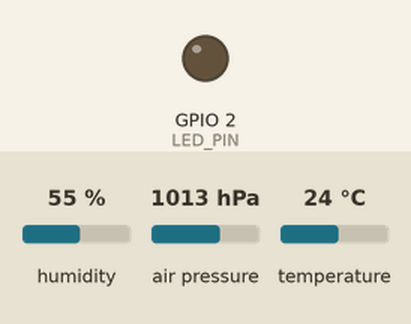
Recording of a sketch running on a simulated ESP32. Shown: output pins drawn as LEDs (lit = HIGH). Dashed ring = blinking. The test bench sets the inputs (shaded band); at power-on: humidity 55 %, air pressure 1013 hPa, temperature 24 °C. Uploads are accepted with an empty reply; the local clock reads 2024-03-15 10:24:30 at power-on unless the sketch sets it; pins used as bus, display or sensor lines are not drawn; what the sketch prints to the serial monitor is not drawn. At 3.4 s the program puts the board to deep sleep or switches it off; the recording ends there.

Above: at 0.5 s.
At 2.57 s:
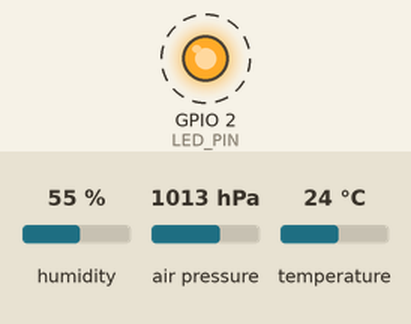
Timing chart, 0 to 3.0 s (numbered marks = the images above):
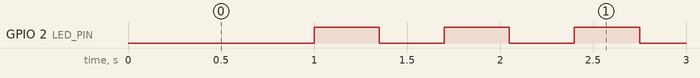

Measured:
- by itself, GPIO 2 (LED_PIN): alternates HIGH for 0.35 s and LOW for 0.35 s

The sketch:

gprs_bme_clk.ino
```cpp
// --- НАСТРОЙКИ ПОЛЬЗОВАТЕЛЯ ---
// УДАЛЕНО: #define SMS_TARGET "+79055191010"

// --- НОВЫЕ НАСТРОЙКИ СЕРВЕРА И GPRS ---
const char apn[]      = "internet"; // APN вашего мобильного оператора (например, "internet.mts.ru", "internet.beeline.ru", "internet.tele2.ru")
const char gprsUser[] = "";         // Логин для APN (обычно не нужен)
const char gprsPass[] = "";         // Пароль для APN (обычно не нужен)

const char server[] = "94.228.123.208"; // <<< ЗАМЕНИТЕ НА IP-АДРЕС ВАШЕГО КОМПЬЮТЕРА
const int  port     = 8001;            // Порт, который слушает Python-скрипт

#define SLEEP_DURATION_SECONDS 30 // Время сна в секундах

// --- ПИНЫ ---
#define LED_PIN LED_BUILTIN
#define MODEM_RST_PIN 5
#define MODEM_RX_PIN 15
#define MODEM_TX_PIN 16

// --- БИБЛИОТЕКИ ---
#define TINY_GSM_MODEM_SIM800
#include <TinyGsmClient.h>
#include <Wire.h>
#include "RTClib.h"
#include <Adafruit_Sensor.h>
#include <Adafruit_BME280.h>

// --- ОБЪЕКТЫ И ПЕРЕМЕННЫЕ ---
RTC_DS3231 rtc;
Adafruit_BME280 bme;

HardwareSerial SerialGSM(1);
TinyGsm modem(SerialGSM);
TinyGsmClient client(modem); // <<< Клиент для отправки данных через интернет

// Функция для мигания светодиодом
void indicateWakeUp() {
  pinMode(LED_PIN, OUTPUT);
  digitalWrite(LED_PIN, HIGH);
  delay(350);
  digitalWrite(LED_PIN, LOW);
  delay(350);
  digitalWrite(LED_PIN, HIGH);
  delay(350);
  digitalWrite(LED_PIN, LOW);
  delay(350);
  digitalWrite(LED_PIN, HIGH);
  delay(350);
  digitalWrite(LED_PIN, LOW);
  delay(350);
}

void setup() {
  Serial.begin(115200);
  delay(1000);

  indicateWakeUp();
  Serial.println("\nПроснулся!");

  // --- 1. Инициализация датчиков ---
  Wire.begin();
  if (!rtc.begin()) {
    Serial.println("Ошибка: не найден RTC DS3231!");
    goToSleep();
  }
  if (!bme.begin(0x76)) {
    Serial.println("Ошибка: не найден датчик BME280!");
    goToSleep();
  }

  // rtc.adjust(DateTime(F(__DATE__), F(__TIME__)));

  // --- 2. Считываем данные ---
  DateTime now = rtc.now();
  char timestamp[20];
  sprintf(timestamp, "%02d.%02d.%04d %02d:%02d", now.day(), now.month(), now.year(), now.hour(), now.minute());

  float temperature = bme.readTemperature();
  float humidity = bme.readHumidity();
  float pressure = bme.readPressure() / 100.0F;

  // Формируем тело сообщения для отправки на сервер
  String postData = "";
  postData += String(timestamp) + ",";
  postData += String(temperature, 1) + ",";
  postData += String(humidity, 1) + ",";
  postData += String(pressure, 1);

  Serial.println("--- Данные для отправки ---");
  Serial.println(postData);
  Serial.println("---------------------------");

  // --- 3. Инициализация модема и отправка данных ---
  pinMode(MODEM_RST_PIN, OUTPUT);
  digitalWrite(MODEM_RST_PIN, HIGH);
  SerialGSM.begin(9600, SERIAL_8N1, MODEM_RX_PIN, MODEM_TX_PIN);

  Serial.println("Инициализация модема...");
  if (!modem.restart()) {
    Serial.println("Не удалось перезагрузить модем!");
    goToSleep();
  }
  Serial.println("Модем готов.");

  Serial.print("Ожидание сети...");
  if (!modem.waitForNetwork()) {
    Serial.println(" сеть не найдена.");
    goToSleep();
  }
  Serial.println(" сеть найдена.");

  Serial.print("Подключение к GPRS...");
  if (!modem.gprsConnect(apn, gprsUser, gprsPass)) {
    Serial.println(" не удалось подключиться.");
    goToSleep();
  }
  Serial.println(" GPRS подключен.");

  // --- ОТПРАВКА ДАННЫХ НА СЕРВЕР ВМЕСТО SMS ---
  Serial.print("Отправка данных на сервер ");
  Serial.print(server);
  Serial.print(":");
  Serial.println(port);

  if (client.connect(server, port)) {
    Serial.println("Соединение с сервером установлено.");

    // Формируем и отправляем HTTP POST-запрос
    client.print(String("POST / HTTP/1.1\r\n"));
    client.print(String("Host: ") + server + "\r\n");
    client.print("Connection: close\r\n");
    client.print("Content-Type: text/plain\r\n");
    client.print(String("Content-Length: ") + postData.length() + "\r\n");
    client.print("\r\n"); // Пустая строка - обязательный разделитель
    client.print(postData);

    Serial.println("Данные отправлены.");

    // Ждем ответа от сервера (необязательно, но полезно для отладки)
    unsigned long timeout = millis();
    while (client.connected() && millis() - timeout < 5000L) {
      while (client.available()) {
        char c = client.read();
        Serial.print(c);
        timeout = millis();
      }
    }
    Serial.println();

    client.stop();
    Serial.println("Соединение закрыто.");
  } else {
    Serial.println("Не удалось подключиться к серверу.");
  }

  modem.gprsDisconnect();
  Serial.println("GPRS отключен.");
  // --- КОНЕЦ БЛОКА ОТПРАВКИ ДАННЫХ ---

  // --- 4. Уходим в сон ---
  goToSleep();
}

void goToSleep() {
  Serial.print("Ухожу в сон на ");
  Serial.print(SLEEP_DURATION_SECONDS);
  Serial.println(" секунд...");
  Serial.flush();
  esp_sleep_enable_timer_wakeup(SLEEP_DURATION_SECONDS * 1000000);
  esp_deep_sleep_start();
}

void loop() {
}
```
